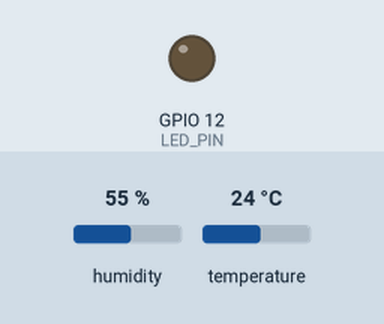
The sketch below on a simulated ESP32. Shown: output pins drawn as LEDs (lit = HIGH). The inputs (shaded band) are chosen by the test bench; at power-on: temperature 24 °C, humidity 55 %. WiFi joins after 1.5 s; servers stay silent unless stated; the local clock reads 2024-03-15 10:24:30 at power-on unless the sketch sets it; what the sketch prints to the serial monitor is not drawn.

Above: at 2.7 s.
2.8 s: temperature set to 33 °C
5.2 s: temperature set to 36 °C
At 6.7 s:
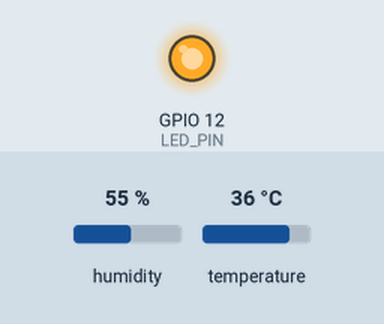
10.3 s: temperature set to 12 °C
At 11.7 s:
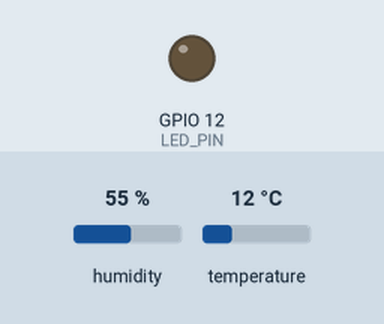
12.1 s: temperature set to 41 °C
At 12.9 s:
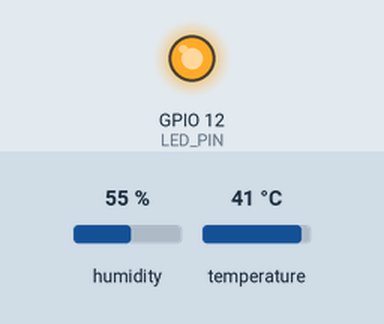
Timing chart, 0 to 15.1 s (numbered marks = the images above; inputs shaded):
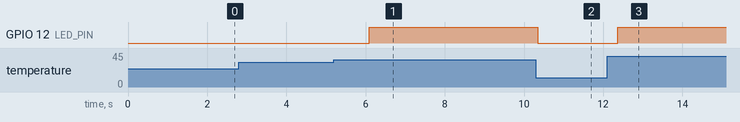

The sketch:

ESP32_Temperature_Monitor.ino
```cpp
#include <WiFi.h>  // Include the Wi-Fi library for ESP32
#include "ThingSpeak.h"  // Include the ThingSpeak library for data handling
#include <WiFiClientSecure.h>  // Include secure Wi-Fi client for secure communication
#include <UniversalTelegramBot.h>  // Include the library for Telegram bot integration
#include <DHT.h>  // Include the library for DHT temperature and humidity sensor

// Define the pin numbers for LED and DHT sensor
#define LED_PIN 12  // LED pin
#define DHTPIN 14  // DHT sensor pin
#define DHTTYPE DHT11  // Define the type of DHT sensor (DHT11)
DHT dht(DHTPIN, DHTTYPE);  // Create an instance of the DHT class

// Wi-Fi credentials
const char* ssid = "IOT";  // Wi-Fi SSID
const char* password = "1234567890";  // Wi-Fi password

WiFiClient  client;  // Create a Wi-Fi client
unsigned long myChannelNumber = 2631017;  // ThingSpeak channel number
const char * myWriteAPIKey = "EM0X5VLI8ZLDHD0F";  // API key for writing data to ThingSpeak

// Define the Telegram bot token
const char* BOT_TOKEN = std::getenv("BOT_TOKEN");
String chid = "-4550456385";  // Chat ID for Telegram

WiFiClientSecure secured_client;  // Create a secure Wi-Fi client
UniversalTelegramBot bot(BOT_TOKEN, secured_client);  // Create an instance of the Telegram bot

const unsigned long BOT_MTBS = 1000;  // Minimum time between bot messages (milliseconds)
unsigned long bot_lasttime;  // Store the last time a bot message was sent
unsigned long lastTime = 0;  // Store the last time ThingSpeak data was sent
unsigned long timerDelay = 30000;  // Delay for sending data to ThingSpeak (milliseconds)

// Strings to hold messages and chat IDs
String text;
String chat_id;
String message;
String message1;

// Read initial humidity and temperature values
float h = dht.readHumidity();  // Read humidity from DHT sensor
float t = dht.readTemperature();  // Read temperature from DHT sensor

// Function to handle incoming messages from Telegram
void handleNewMessages(int numNewMessages) {
  Serial.print("handleNewMessages ");  // Print number of new messages
  Serial.println(numNewMessages);  // Print the count of new messages
  for (int i = 0; i < numNewMessages; i++) {  // Loop through new messages
    chat_id = bot.messages[i].chat_id;  // Get chat ID from the message
    text = bot.messages[i].text;  // Get message text
  }

  // Check if the command is "/Gettemp"
  if (text == "/Gettemp") {
    if (chid == chat_id) {  // Check if the chat ID matches
      bot.sendMessage(chat_id, String(message), "");  // Send temperature message
      text = "";  // Clear message text
      chat_id = "";  // Clear chat ID
    }
  }

  // Check if the command is "/Gethumi"
  if (text == "/Gethumi") {
    if (chid == chat_id) {  // Check if the chat ID matches
      bot.sendMessage(chat_id, String(message1), "");  // Send humidity message
      text = "";  // Clear message text
      chat_id = "";  // Clear chat ID
    }
  }
}

// Setup function, runs once at the start
void setup() {
  Serial.begin(115200);  // Start serial communication at 115200 baud rate
  dht.begin();  // Initialize the DHT sensor
  WiFi.mode(WIFI_STA);  // Set Wi-Fi mode to station
  ThingSpeak.begin(client);  // Initialize ThingSpeak
  pinMode(LED_PIN, OUTPUT);  // Set LED pin as output

  // Print connecting message and attempt to connect to Wi-Fi
  Serial.print("Connecting to Wifi SSID ");
  Serial.print(ssid);  // Print the SSID
  WiFi.begin(ssid, password);  // Begin Wi-Fi connection with credentials

  // Set up secure client for Telegram
  secured_client.setCACert(TELEGRAM_CERTIFICATE_ROOT);  // Add root certificate for Telegram API
  while (WiFi.status() != WL_CONNECTED) {  // Wait until Wi-Fi is connected
    Serial.print(".");  // Print dots while connecting
    delay(500);  // Delay for half a second
  }

  // Print Wi-Fi connection status
  Serial.print("\nWiFi connected. IP address: ");
  Serial.println(WiFi.localIP());  // Print local IP address

  // Print retrieving time message and configure time
  Serial.print("Retrieving time: ");
  configTime(0, 0, "pool.ntp.org");  // Get UTC time from NTP server
  time_t now = time(nullptr);  // Get current time
  while (now < 24 * 3600) {  // Wait until the time is valid
    Serial.print(".");  // Print dots while waiting
    delay(100);  // Delay for 100 milliseconds
    now = time(nullptr);  // Update current time
  }
  Serial.println(now);  // Print the current time
}

// Main loop, runs continuously after setup
void loop() {
  float h = dht.readHumidity();  // Read humidity from DHT sensor
  float t = dht.readTemperature();  // Read temperature from DHT sensor

  if (isnan(h) || isnan(t)) {  // Check if reading failed
    Serial.println("Failed to read from DHT sensor!");  // Print error message
    return;  // Exit loop
  }

  message = t;  // Store temperature in message
  message1 = h;  // Store humidity in message1

  // Check if temperature exceeds a threshold (34°C)
  if (t > 34 ) {
    digitalWrite(LED_PIN, HIGH);  // Turn the LED ON (indicating high temperature)
    bot.sendMessage(chid, "Temperature is High !!", "");  // Send alert to Telegram
  } else {
    digitalWrite(LED_PIN, LOW);  // Turn the LED OFF (temperature is normal)
  }

  // Check for new Telegram messages every BOT_MTBS milliseconds
  if (millis() - bot_lasttime > BOT_MTBS) {
    int numNewMessages = bot.getUpdates(bot.last_message_received + 1);  // Get new messages

    while (numNewMessages) {  // Process new messages
      Serial.println("got response");  // Print response message
      handleNewMessages(numNewMessages);  // Handle new messages
      numNewMessages = bot.getUpdates(bot.last_message_received + 1);  // Check for more new messages
    }

    bot_lasttime = millis();  // Update last time messages were checked
  }

  // Send data to ThingSpeak every timerDelay milliseconds
  if ((millis() - lastTime) > timerDelay) {
    if (WiFi.status() != WL_CONNECTED) {  // Check if Wi-Fi is still connected
      Serial.print("Attempting to connect");  // Print attempt message
      while (WiFi.status() != WL_CONNECTED) {  // While not connected
        WiFi.begin(ssid, password);  // Try to connect to Wi-Fi
        delay(5000);  // Delay for 5 seconds before retrying
      }
      Serial.println("\nConnected.");  // Print connected message
    }

    // Print temperature and humidity readings
    Serial.println(t);
    Serial.println(h);

    // Set fields for ThingSpeak
    ThingSpeak.setField(1, t);  // Set field 1 to temperature
    ThingSpeak.setField(2, h);  // Set field 2 to humidity

    // Write the fields to ThingSpeak
    int x = ThingSpeak.writeFields(myChannelNumber, myWriteAPIKey);  // Send data to ThingSpeak
    lastTime = millis();  // Update the last time data was sent
  }
}
```

Measured:
- the behaviour switches between 34 and 35 °C on temperature (found by bisection; images 0 and 1)
- after the input at 2.8 s, every drawn part: stays the same
- after the input at 5.2 s, GPIO 12 (LED_PIN): LOW → HIGH after 0.90 s
- after the input at 10.3 s, GPIO 12 (LED_PIN): HIGH → LOW at once
- after the input at 12.1 s, GPIO 12 (LED_PIN): LOW → HIGH after 0.27 s
